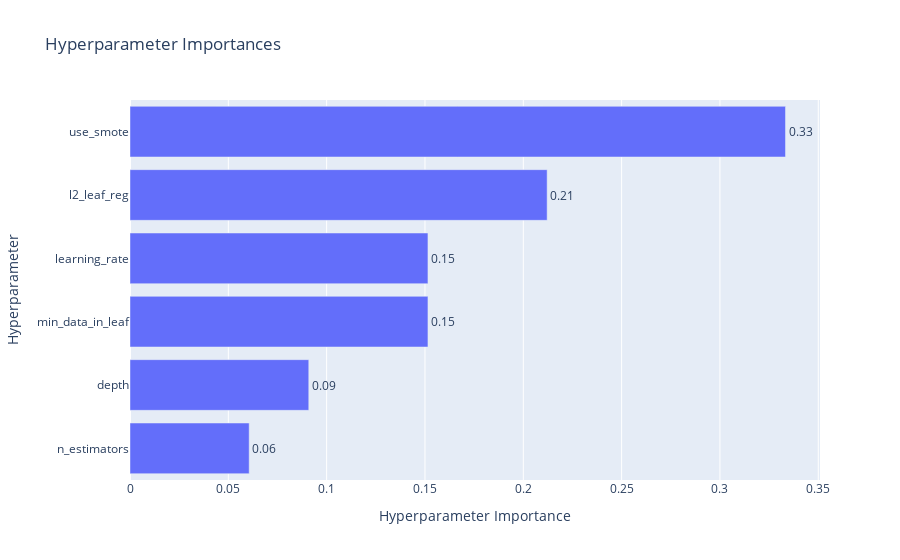

The code cell stored with this chart in its notebook:
### Code cell
p_importance_feat_eng = optuna.visualization.plot_param_importances(study_feat_eng)
p_importance_feat_eng.show()

### Figure 1 — Plotly figure (JSON) as saved in the notebook; plotly's stock layout.template omitted (floating-point values rounded to 4 significant figures)
{"data": [{"cliponaxis": false, "hovertemplate": ["n_estimators (IntDistribution): 0.06060606060606065<extra></extra>", "depth (IntDistribution): 0.09090909090909031<extra></extra>", "min_data_in_leaf (IntDistribution): 0.15151515151515055<extra></extra>", "learning_rate (FloatDistribution): 0.1515151515151527<extra></extra>", "l2_leaf_reg (FloatDistribution): 0.21212121212121227<extra></extra>", "use_smote (CategoricalDistribution): 0.33333333333333354<extra></extra>"], "name": "Objective Value", "orientation": "h", "text": ["0.06", "0.09", "0.15", "0.15", "0.21", "0.33"], "textposition": "outside", "type": "bar", "x": [0.06061, 0.09091, 0.1515, 0.1515, 0.2121, 0.3333], "y": ["n_estimators", "depth", "min_data_in_leaf", "learning_rate", "l2_leaf_reg", "use_smote"]}], "layout": {"title": {"text": "Hyperparameter Importances"}, "xaxis": {"title": {"text": "Hyperparameter Importance"}}, "yaxis": {"title": {"text": "Hyperparameter"}}}}
